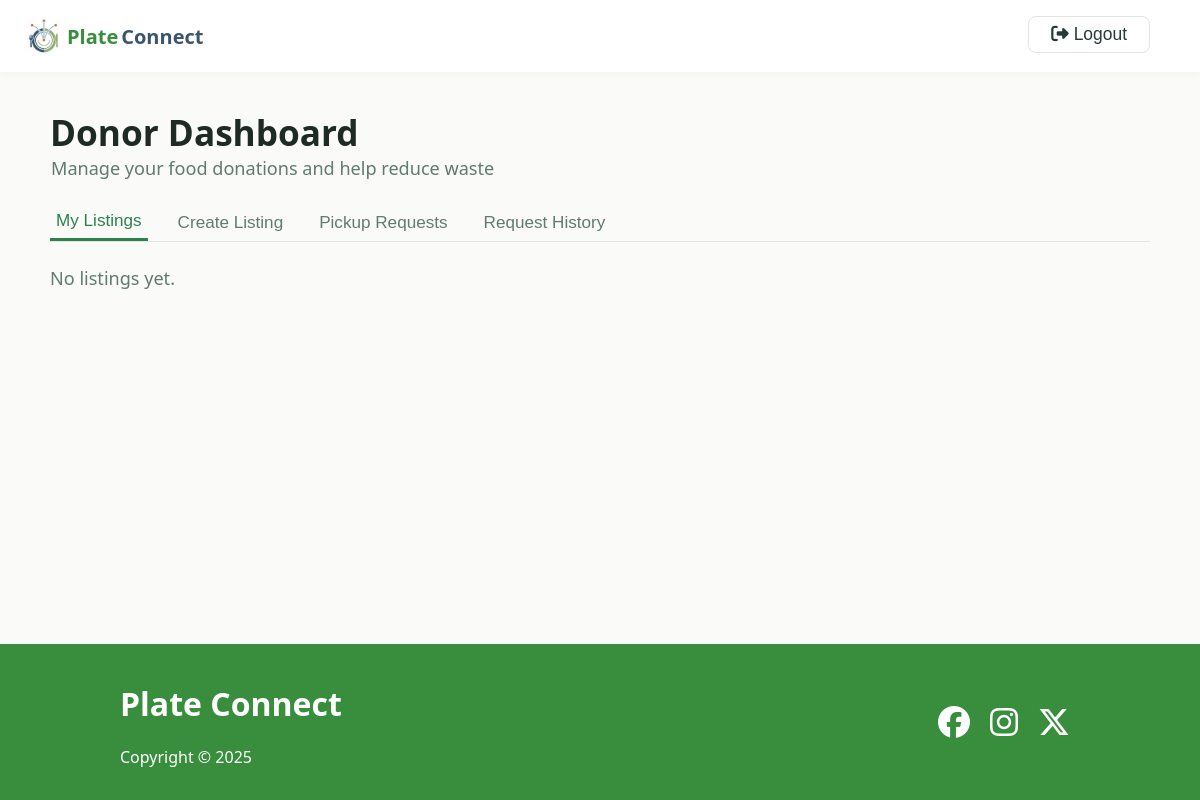
/donor_dashboard (signed in), run on an earlier commit of the app's database.
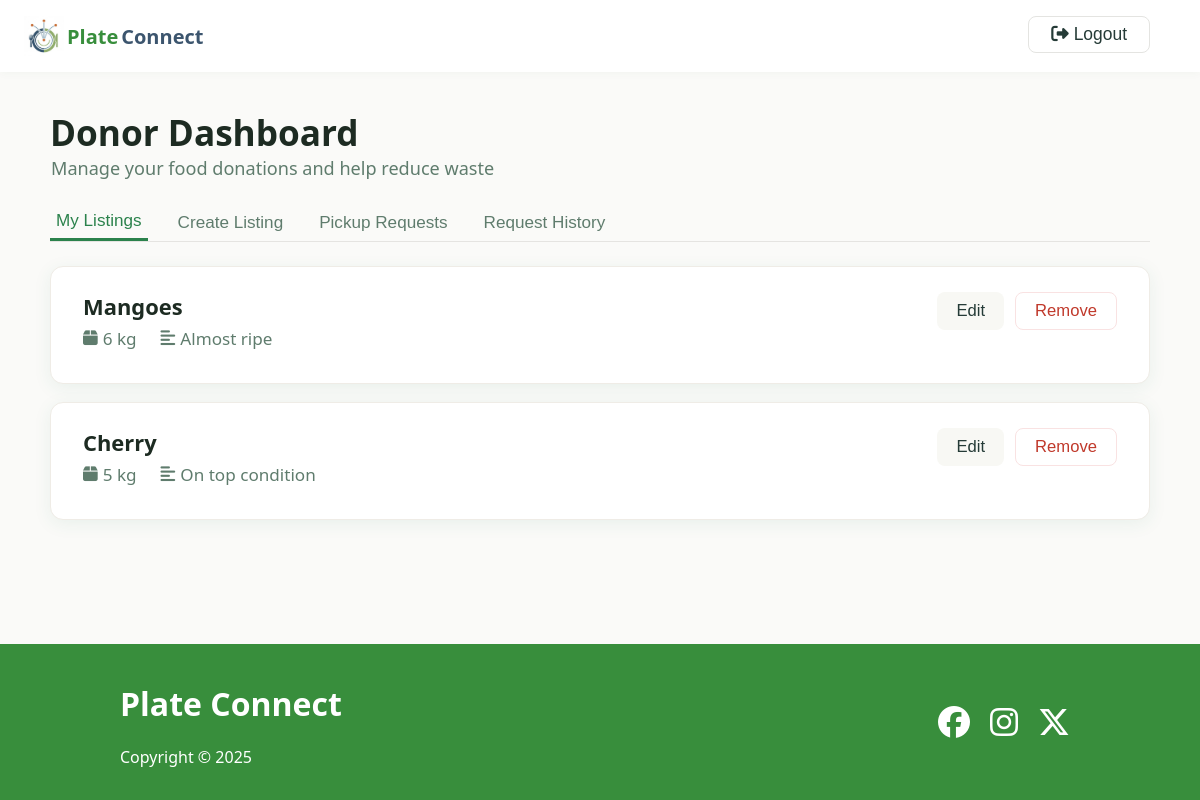
And on a later commit of the database.
### app.py (models this page shows)
class Listing(db.Model):
    id = db.Column(db.Integer, primary_key=True)
    donor_id = db.Column(db.Integer, db.ForeignKey("user.id"), nullable=False)
    food_type = db.Column(db.String(50), nullable=False)
    quantity = db.Column(db.String(50), nullable=False)
    description = db.Column(db.String(200))
    address = db.Column(db.String(200), nullable=False)
    donor = db.relationship("User", backref="listings")
    __table_args__ = {"sqlite_autoincrement": True}

### app.py (the view)
@app.route("/donor_dashboard")
def donor_dashboard():
    donor_id = session.get("user_id")
    if donor_id is None:
        return redirect(url_for("login"))
    user = User.query.get(donor_id)
    listings = Listing.query.filter_by(donor_id=donor_id).all()
    pickup_requests = []
    for listing in listings:
        requests = Request.query.filter_by(listing_id=listing.id).all()
        for req in requests:
            ngo_user = User.query.get(req.ngo_id)
            distance = None
            if (
                user
                and user.latitude
                and user.longitude
                and ngo_user
                and ngo_user.latitude
                and ngo_user.longitude
            ):
                distance = get_route_distance(
                    user.latitude, user.longitude, ngo_user.latitude, ngo_user.longitude
                )
            pickup_requests.append(
                {
                    "listing": listing,
                    "ngo": ngo_user,
                    "request": req,
                    "distance": distance,
                }
            )
    pickup_requests.sort(
        key=lambda x: (
            x["distance"] is None,
            x["distance"] if x["distance"] is not None else float("inf"),
        )
    )
    history_items = History.query.filter(
        History.donor_id == donor_id, History.status.in_(["approved", "removed"])
    ).all()
    request_history = []
    for h in history_items:
        ngo_user = User.query.get(h.ngo_id) if h.ngo_id else None
        distance = None
        if (
            user
            and user.latitude
            and user.longitude
            and ngo_user
            and ngo_user.latitude
            and ngo_user.longitude
        ):
            distance = get_route_distance(
                user.latitude, user.longitude, ngo_user.latitude, ngo_user.longitude
            )
        request_history.append(
            {
                "id": h.id,
                "food_type": h.food_type,
                "quantity": h.quantity,
                "description": h.description,
                "ngo_name": ngo_user.name if ngo_user else None,
                "ngo_address": ngo_user.address if ngo_user else None,
                "distance": distance,
                "status": h.status,
            }
        )
    return render_template(
        "donor_dashboard.html",
        listings=listings,
        pickup_requests=pickup_requests,
        request_history=request_history,
    )

### app.py (called while the page is built, shortened)
def get_route_distance(origin_lat, origin_lon, dest_lat, dest_lon):
    cache_entry = DistanceCache.query.filter_by(
        origin_lat=origin_lat,
        origin_lon=origin_lon,
        dest_lat=dest_lat,
        dest_lon=dest_lon,
    ).first()
    if cache_entry:
        return cache_entry.distance_km

### templates/donor_dashboard.html (shortened to what this page needs)
<!DOCTYPE html>
<html lang="en">
<head>
    <link rel="stylesheet" href="{{ url_for('static', filename='style.css') }}">
    <link rel="stylesheet" href="{{ url_for('static', filename='donor_dashboard.css') }}">
    <link rel="stylesheet" href="https://cdnjs.cloudflare.com/ajax/libs/font-awesome/6.4.2/css/all.min.css">
</head>
<body>
    <main>
        <header class="header">
            <div class="logo">
                <img src="../static/images/logo.png" alt="">
                <a href="/" class="logo-text green-font">Plate</a>
                <a href="/" class="logo-text dark-blue-font">Connect</a>
                <form class='logout' method="POST" action="{{ url_for('logout') }}">
                    <button type="submit" class="back-btn"><i class="fa fa-sign-out-alt"></i> Logout</button>
                </form>
            </div>
        </header>
        <div class="dashboard-container">
            <div class="dashboard-header">
                <div>
                    <h1 class="dashboard-title">Donor Dashboard</h1>
                    <div class="dashboard-subtitle">Manage your food donations and help reduce waste</div>
                </div>
            </div>
            <div class="dashboard-tabs">
                <button class="dashboard-tab active" onclick="showTab('listings')">My Listings</button>
                <button class="dashboard-tab" onclick="showTab('create')">Create Listing</button>
                <button class="dashboard-tab" onclick="showTab('requests')">Pickup Requests</button>
                <button class="dashboard-tab" onclick="showTab('history')">Request History</button>
            </div>
            <div id="tab-listings" class="listings-table">
                {% if listings %}
                {% for listing in listings %}
                <div class="listing-card" data-id="{{ listing.id }}">
                    <div class="listing-details">
                        <div class="listing-title">
                            {{ listing.food_type }}
                        </div>
                        <div class="listing-meta">
                            <span><i class="fa fa-box icon"></i> {{ listing.quantity }}</span>
                            <span><i class="fa fa-align-left icon"></i> {{ listing.description }}</span>
                        </div>
                    </div>
                    <div class="listing-actions">
                        <button class="btn-edit"
                            onclick="editListing('{{ listing.id }}', '{{ listing.food_type|escape }}', '{{ listing.quantity|escape }}', '{{ listing.description|escape }}')">
                            Edit
                        </button>
                        <form method="POST" action="{{ url_for('remove_listing', listing_id=listing.id) }}">
                            <button type="submit" class="btn-remove">Remove</button>
                        </form>
                    </div>
                </div>
                {% endfor %}
                {% else %}
                <div style="color:#5f7c6d; font-size:1.13rem;">No listings yet.</div>
                {% endif %}
            </div>
        </div>
    </main>
    <footer class="footer">
        <div class="container">
            <div>
                <h1>Plate Connect</h1>
                <p>Copyright &copy; 2025</p>
            </div>
            <div class="social">
                <a href="#"><i class="fab fa-facebook fa-2x"></i></a>
                <a href="#"><i class="fab fa-instagram fa-2x"></i></a>
                <a href="#"><i class="fab fa-x-twitter fa-2x"></i></a>
            </div>
        </div>
    </footer>
</body>
</html>

### static/style.css (style rules this page uses)
:root { --green: #388e3c; --dark-green: #1b5e20; --dark-blue: #3C556E; }
html, body { height: 100%; margin: 0; }
body { display: flex; flex-direction: column; min-height: 100vh; }
main { flex: 1; }
.green-font { color: var(--green); }
.dark-blue-font { color: var(--dark-blue); }
body { background: #fafcfb; color: #1b5e20; font-family: 'Segoe UI', 'Arial', sans-serif; margin: 0; padding: 0; }
.header { display: flex; justify-content: space-between; align-items: center; background: #fff; box-shadow: 0 2px 8px rgba(27, 94, 32, 0.03); padding: 0 40px 0 24px; height: 72px; position: sticky; top: 0; z-index: 10; }
.logo { display: flex; align-items: flex-start; gap: 3px; justify-content: center; }
.logo img { height: 40px; }
.logo-text { display: flex; align-self: center; font-size: 1.25rem; font-weight: bold; text-decoration: none; cursor: pointer; transition: color 0.18s; }
.footer { padding: 1rem 0; background: var(--green); }
.footer .container { margin: 0 100px; padding: 0 20px; display: grid; grid-template-columns: repeat(2, 1fr); gap: 20px; height: 100%; color: white; background: var(--green); }
.footer .social { display: flex; justify-content: flex-end; align-items: center; }
.footer .social a { margin: 0 10px; color: white; transition: color 0.2s; }

### static/donor_dashboard.css (style rules this page uses)
body { font-family: 'Segoe UI', Arial, sans-serif; background: #fafaf8; color: #253b37; margin: 0; padding: 0; }
.header .logo { display: flex; justify-content: flex-start; width: 100%; }
.header .logo .logout { margin-left: auto; }
.dashboard-container { max-width: 1100px; margin: 0 auto; padding: 36px 0; }
.dashboard-header { display: flex; align-items: center; gap: 18px; margin-bottom: 8px; }
.back-btn { background: #fff; border: 1px solid #e4e4e1; border-radius: 8px; padding: 7px 22px; color: #253b37; font-size: 1.09rem; cursor: pointer; font-weight: 500; margin-right: 10px; transition: background 0.18s; }
.dashboard-title { font-size: 2.2rem; font-weight: 700; color: #1d2b22; margin: 0; }
.dashboard-subtitle { color: #5f7c6d; font-size: 1.13rem; margin-bottom: 22px; margin-left: 1px; }
.dashboard-tabs { display: flex; gap: 24px; border-bottom: 1px solid #e5e4e1; margin-bottom: 24px; }
.dashboard-tab { padding-bottom: 7px; font-weight: 500; font-size: 1.07rem; color: #5f7c6d; cursor: pointer; border: none; background: none; transition: color 0.18s; }
.dashboard-tab.active { color: #2b824c; border-bottom: 3px solid #2b824c; }
.listings-table { display: flex; flex-direction: column; gap: 18px; margin-top: 4px; }
.listing-card { background: #fff; border-radius: 13px; border: 1px solid #efece6; box-shadow: 0 4px 18px rgba(33, 122, 83, 0.08); padding: 25px 32px; display: flex; justify-content: space-between; align-items: flex-start; transition: box-shadow 0.18s; }
.listing-details { flex: 1; min-width: 0; }
.listing-title { font-size: 1.37rem; font-weight: 700; color: #1d2b22; margin-bottom: 6px; display: flex; gap: 10px; align-items: center; }
.listing-meta { display: flex; gap: 24px; flex-wrap: wrap; margin-bottom: 8px; color: #5f7c6d; font-size: 1.07rem; align-items: center; }
.listing-meta span { display: flex; align-items: center; gap: 5px; }
.listing-meta .icon { font-size: 1.05rem; }
.listing-actions { display: flex; flex-direction: row; gap: 11px; }
.btn-edit, .btn-remove { padding: 8px 19px; border-radius: 8px; font-size: 1.04rem; font-weight: 500; border: none; cursor: pointer; transition: background 0.18s, color 0.18s; background: #f8f8f4; color: #253b37; margin-bottom: 4px; }
.btn-remove { color: #c0392b; background: #fff; border: 1px solid #f9e2e2; }

What changed in the data, as far as the page shows it:
added Listing: food_type "Mangoes", quantity "6 kg", description "Almost ripe"
added Listing: food_type "Cherry", quantity "5 kg", description "On top condition"
Also different on the page:
text no longer shown: "No listings yet."
